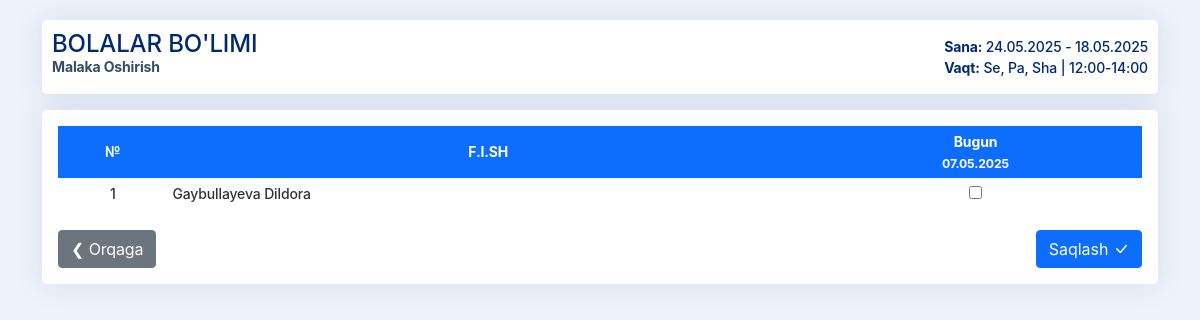
Screenshot of /guruh/27/davomat/ with the database file from the repository.
### center/models.py (models this page shows, shortened)
class Group(models.Model):
    DAYS_CHOICES = [
        ('Du, Cho, Ju', 'Du, Cho, Ju'),
        ('Se, Pa, Sha', 'Se, Pa, Sha'),
    ]
    name = models.CharField(max_length=100)
    start_date = models.DateField()
    end_date = models.DateField(null=True, blank=True)
    days = models.CharField(max_length=50, choices=DAYS_CHOICES, blank=True, null=True)  # Dars kunlari
    time = models.CharField(max_length=20, blank=True, null=True)  # Dars vaqti
    is_archived = models.BooleanField(default=False)  # Arxivlangan guruh

class Student(models.Model):
    full_name = models.CharField(max_length=100)
    is_archived = models.BooleanField(default=False)
    phone = models.CharField(max_length=20)
    passport_series = models.CharField(max_length=10, blank=True, null=True)
    passport_number = models.CharField(max_length=20, blank=True, null=True)
    jshr = models.CharField(max_length=20, blank=True, null=True)
    group = models.ForeignKey(Group, on_delete=models.CASCADE, related_name='students')
    join_date = models.DateField(auto_now_add=True)
    has_contract = models.BooleanField(default=False)   # Shartnoma bor yoki yo‘q

### center/views.py (the view, shortened to what this page needs)
# urls.py: path('guruh/<int:group_id>/davomat/', views.attendance_view, name='attendance_view'),
def attendance_view(request, group_id):
    group = get_object_or_404(Group, id=group_id)
    students = group.students.all()
    today = date.today()
    all_dates_qs = Attendance.objects.filter(student__group=group).values_list('date', flat=True).distinct().order_by('-date')
    all_dates = list(all_dates_qs)
    if today in all_dates:
        all_dates.remove(today)
    attendance_data = {}
    for student in students:
        records = Attendance.objects.filter(student=student)
        attendance_data[student] = {record.date: record.is_present for record in records}
    return render(request, 'center/attendance.html', {
        'group': group,
        'students': students,
        'attendance_data': attendance_data,
        'all_dates': all_dates,
        'today': today
    })

### center/templatetags/custom_tags.py (called while the page is built)
@register.filter
def get_item(dictionary, key):
    return dictionary.get(key)

### center/templates/center/attendance.html (shortened to what this page needs)
{% extends "center/base.html" %}
{% block content %}
{% load custom_tags %}
<div class="d-flex justify-content-between align-items-center flex-wrap page-title">
  <h4>
    {{ group.name }}
    <span>Malaka oshirish</span>
  </h4>
  <div>
    <strong>Sana:</strong> {{ group.start_date|date:"d.m.Y" }} -  {{ group.end_date|date:"d.m.Y" }}<br>
    <strong>Vaqt:</strong> {{ group.days }} | {{ group.time }} <br>
  </div>
</div>
<form method="post" class="mt-3 p-3 form-crm">
  <div class="group-table">
    <table style="box-shadow: none;">
      <thead>
        <tr>
          <th>№</th>
          <th>F.I.SH</th>
          <th>Bugun<br><small>{{ today|date:"d.m.Y" }}</small></th>
        </tr>
      </thead>
      <tbody>
        {% for student in students %}
          <tr>
            <td>{{ forloop.counter }}</td>
            <td class="text-start">{{ student.full_name }}</td>
            <td>
              <input type="checkbox" name="attendance_{{ student.id }}" {% if attendance_data|get_item:student|get_item:today %}checked{% endif %} style="cursor: pointer;">
            </td>
          </tr>
        {% endfor %}
      </tbody>
    </table>
  </div>
  <br>
  <div class="d-flex justify-content-between">
    <a href="{% url 'group_detail' group.id %}" class="btn btn-secondary">❮ Orqaga</a>
    <button type="submit" class="btn btn-primary">Saqlash <i class="bi bi-check-lg"></i></button>
  </div>
</form>
{% endblock %}

### center/static/css/xxx.css (style rules this page uses)
body { font-family: -apple-system, BlinkMacSystemFont, "Segoe UI", Roboto, "Helvetica Neue", Arial, sans-serif; font-weight: 500; font-size: 14px; letter-spacing: -0.01em; background: rgb(238 242 250); padding: 20px 0px; color: #333; margin: 0; }
h4 { color: #012970; }
.page-title { background-color: #ffffff; padding: 10px; border-radius: 5px; box-shadow: 0px 0 30px rgba(1, 41, 112, 0.1); color: #012970; }
.page-title h4 { text-transform: uppercase; }
.page-title span { font-size: 14px; font-weight: bold; color: #374c61; text-transform: capitalize; display: block; }
.form-crm { background-color: #ffffff; border-radius: 5px; box-shadow: 0px 0 30px rgba(1, 41, 112, 0.1); }
table { width: 100%; border-collapse: collapse; white-space: nowrap; box-shadow: 0px 0 30px rgba(1, 41, 112, 0.1); border-radius: 5px; padding: 10px; }
td, th { padding: 5px; text-align: center; }
th { background-color: #0d6efd; color: rgb(255, 255, 255); }
input { padding: 10px; border: 1px solid #ccc; border-radius: 4px; width: 100%; }
a { text-decoration: none; }
tr { background-color: #ffffff; }

### rows the page displays
Group: name "BOLALAR BO'LIMI", start_date "24.05.2025", end_date "18.05.2025", days "Se, Pa, Sha", time "12:00-14:00"
Student: full_name "Gaybullayeva Dildora"
